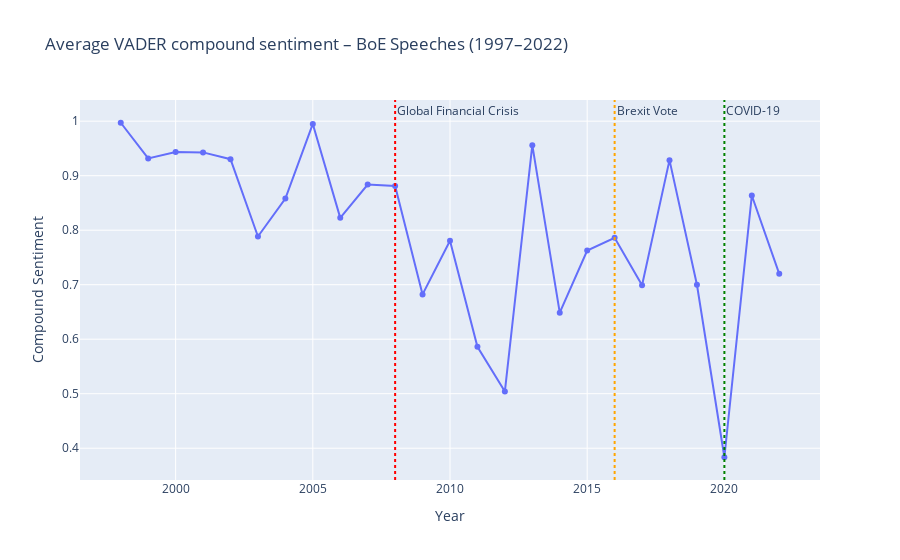

This figure's notebook cell:
### Markdown cell above
The bar chart summarises the final sentiment classifications of Bank of England speeches from 1997 to 2022 based on VADER’s compound score and a ±0.05 threshold. Out of the full sample, over 1,000 speeches were labeled as “Positive”, and roughly 140 as “Negative”—with no speeches classified as “Neutral.”

This striking imbalance is not due to an error or data gap, but rather a consequence of how the VADER model behaves when applied to formal, institutional language. As earlier plots show, the compound scores are typically well above 0.05, due to a consistent surplus of positive over negative language, even in otherwise neutral or balanced texts. The absence of "Neutral" labels occurs because very few speeches fall within the narrow neutral band of –0.05 to +0.05.

Importantly, this does not mean the Bank’s speeches lack neutrality in tone. In fact, as demonstrated in the full VADER component breakdown, the neutral word share consistently hovers around 70%, indicating that most content is factual or descriptive. However, the compound scoring formula—designed for shorter, emotion-rich texts—amplifies even mild positive phrasing, leading to inflated sentiment classifications.

### Code cell
# Plot with Compound and Events 
fig4 = px.line(
    vader_yearly,
    x="year",
    y="compound",
    title="Average VADER compound sentiment – BoE Speeches (1997–2022)",
    labels={"compound": "Compound Sentiment", "year": "Year"}
)
fig4.update_traces(mode="lines+markers")
# Add event lines
fig4.add_vline(x=2008, line_dash="dot", line_color="red", annotation_text="Global Financial Crisis")
fig4.add_vline(x=2016, line_dash="dot", line_color="orange", annotation_text="Brexit Vote")
fig4.add_vline(x=2020, line_dash="dot", line_color="green", annotation_text="COVID-19")
fig4.show()

### Figure 1 — Plotly figure (JSON) as saved in the notebook; plotly's stock layout.template omitted (floating-point values rounded to 4 significant figures)
{"data": [{"hovertemplate": "Year=%{x}<br>Compound Sentiment=%{y}<extra></extra>", "legendgroup": "", "line": {"color": "#636efa", "dash": "solid"}, "marker": {"symbol": "circle"}, "mode": "lines+markers", "name": "", "orientation": "v", "showlegend": false, "type": "scatter", "x": [1998, 1999, 2000, 2001, 2002, 2003, 2004, 2005, 2006, 2007, 2008, 2009, 2010, 2011, 2012, 2013, 2014, 2015, 2016, 2017, 2018, 2019, 2020, 2021, 2022], "xaxis": "x", "y": [0.9971, 0.9316, 0.9436, 0.9427, 0.9302, 0.7884, 0.8582, 0.9949, 0.8226, 0.8837, 0.8811, 0.6822, 0.7807, 0.5861, 0.5042, 0.9559, 0.6486, 0.7627, 0.7862, 0.6989, 0.9285, 0.6998, 0.3834, 0.8636, 0.7199], "yaxis": "y"}], "layout": {"annotations": [{"showarrow": false, "text": "Global Financial Crisis", "x": 2008, "xanchor": "left", "xref": "x", "y": 1, "yanchor": "top", "yref": "y domain"}, {"showarrow": false, "text": "Brexit Vote", "x": 2016, "xanchor": "left", "xref": "x", "y": 1, "yanchor": "top", "yref": "y domain"}, {"showarrow": false, "text": "COVID-19", "x": 2020, "xanchor": "left", "xref": "x", "y": 1, "yanchor": "top", "yref": "y domain"}], "legend": {"tracegroupgap": 0}, "shapes": [{"line": {"color": "red", "dash": "dot"}, "type": "line", "x0": 2008, "x1": 2008, "xref": "x", "y0": 0, "y1": 1, "yref": "y domain"}, {"line": {"color": "orange", "dash": "dot"}, "type": "line", "x0": 2016, "x1": 2016, "xref": "x", "y0": 0, "y1": 1, "yref": "y domain"}, {"line": {"color": "green", "dash": "dot"}, "type": "line", "x0": 2020, "x1": 2020, "xref": "x", "y0": 0, "y1": 1, "yref": "y domain"}], "title": {"text": "Average VADER compound sentiment – BoE Speeches (1997–2022)"}, "xaxis": {"anchor": "y", "domain": [0, 1], "title": {"text": "Year"}}, "yaxis": {"anchor": "x", "domain": [0, 1], "title": {"text": "Compound Sentiment"}}}}
